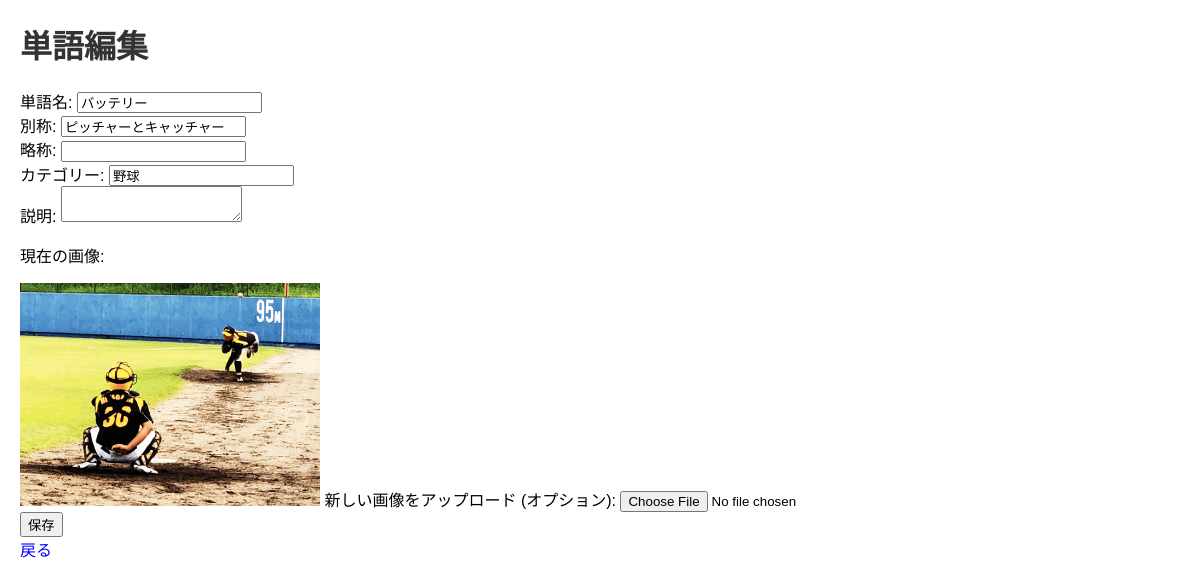
The app's page /word/8/edit with its own data.
### tables this page shows
CREATE TABLE words (
            id INTEGER PRIMARY KEY,
            name TEXT NOT NULL,
            alias TEXT,
            abbreviation TEXT,
            category TEXT,
            description TEXT,
            image TEXT
        , image1 TEXT, image2 TEXT, image3 TEXT);

### app.py (the view, shortened to what this page needs)
@app.route('/word/<int:word_id>/edit', methods=['GET', 'POST'])
def edit_word(word_id):
    conn = get_db_connection()
    word = conn.execute('SELECT * FROM words WHERE id = ?', (word_id,)).fetchone()
    if word is None:
        return redirect(url_for('index'))
    conn.close()
    return render_template('edit_word.html', word=word)

### app.py (called while the page is built)
def get_db_connection():
    conn = sqlite3.connect('database.db')
    conn.row_factory = sqlite3.Row
    return conn

### templates/edit_word.html (shortened to what this page needs)
<!DOCTYPE html>
<html lang="ja">
<head>
    <link rel="stylesheet" href="{{ url_for('static', filename='style.css') }}">
</head>
<body>
    <h1>単語編集</h1>
    <form action="{{ url_for('edit_word', word_id=word['id']) }}" method="post" enctype="multipart/form-data">
        <label for="name">単語名:</label>
        <input type="text" id="name" name="name" value="{{ word.name }}" required><br>
        <label for="alias">別称:</label>
        <input type="text" id="alias" name="alias" value="{{ word.alias }}"><br>
        <label for="abbreviation">略称:</label>
        <input type="text" id="abbreviation" name="abbreviation" value="{{ word.abbreviation }}"><br>
        <label for="category">カテゴリー:</label>
        <input type="text" id="category" name="category" value="{{ word.category }}"><br>
        <label for="description">説明:</label>
        <textarea id="description" name="description">{{ word.description }}</textarea><br>
        {% if word.image %}
            <p>現在の画像:</p>
            <img src="{{ url_for('static', filename='uploads/' + word.image) }}" alt="{{ word.name }}" style="width: 300px; height: auto;">
        {% endif %}
        <label for="image">新しい画像をアップロード (オプション):</label>
        <input type="file" id="image" name="image"><br>
        <input type="submit" value="保存">
    </form>
    <a href="{{ url_for('word_detail', word_id=word.id) }}">戻る</a>
</body>
</html>

### static/style.css (style rules this page uses)
body { font-family: Arial, sans-serif; margin: 20px; }
h1 { color: #333; }
a { text-decoration: none; color: blue; }

### records on screen
words: name "バッテリー", alias "ピッチャーとキャッチャー", category "野球", image (picture)
